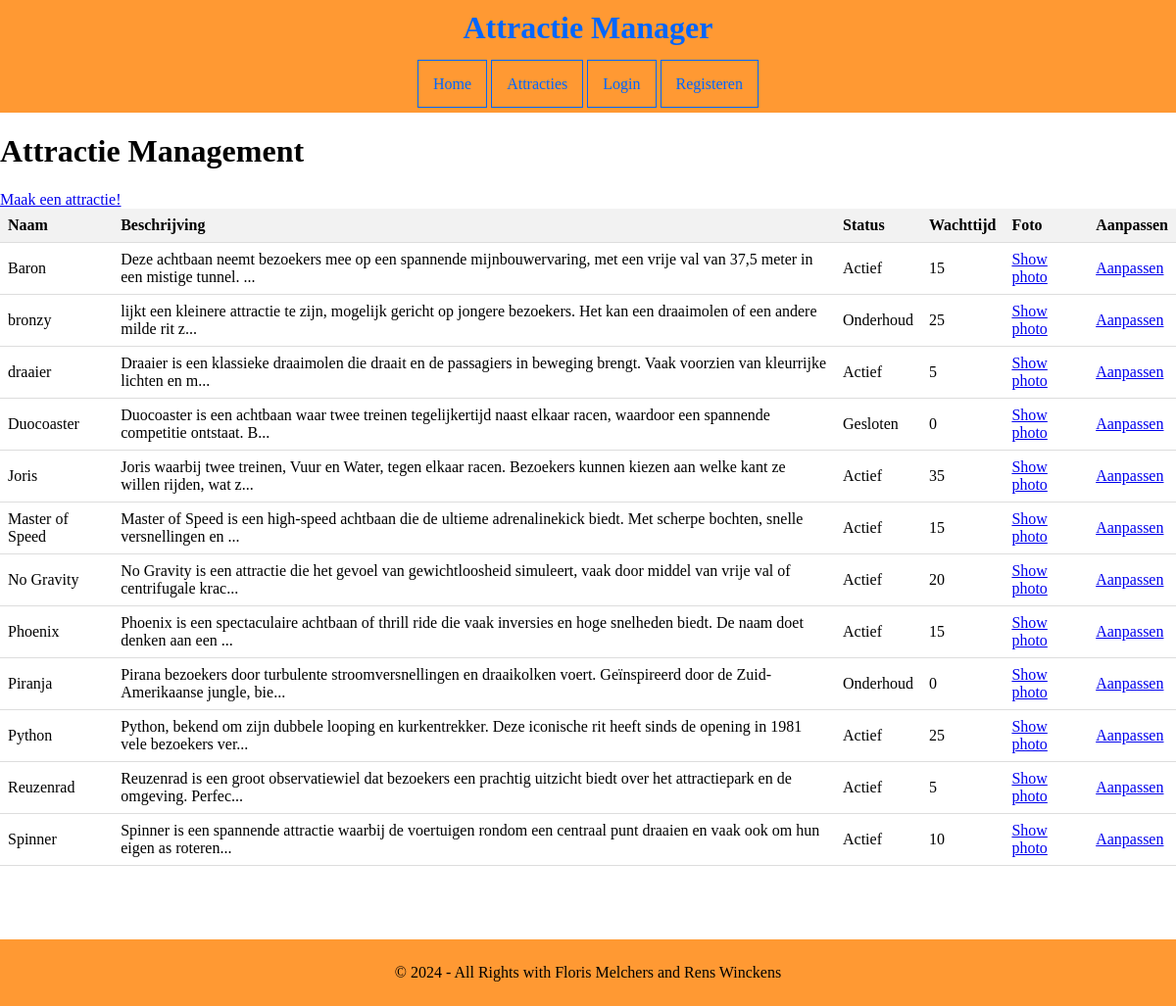
The app's page /adminpanel.php with its own data.
### tables this page shows
CREATE TABLE `attracties` (
  `id` int NOT NULL,
  `naam` varchar(255) NOT NULL,
  `beschrijving` text NOT NULL,
  `status` varchar(255) DEFAULT NULL,
  `wachttijd` int DEFAULT NULL,
  `foto` varchar(255) DEFAULT NULL
);

### adminpanel.php (the view, shortened to what this page needs)
<?php
include 'imports/head.php';
?>
<body>
    <?php require_once 'imports/header.php'; ?>
    <div class="container">
        <h1>Attractie Management</h1>
        <a href="Attractiescreate.php">Maak een attractie!</a>
        <?php
        require_once 'backend/config/conn.php';
        $query = "SELECT * FROM attracties";
        $statement = $conn->prepare($query);
        $statement->execute();
        $Achtbaan = $statement->fetchAll(PDO::FETCH_ASSOC);
        ?>
        <table>
            <tr>
                <th>Naam</th>
                <th>Beschrijving</th>
                <th>Status</th>
                <th>Wachttijd</th>
                <th>Foto</th>
                <th>Aanpassen</th>
            </tr>
            <?php foreach($Achtbaan as $Achtbaan): ?>
                <tr>
                    <td><?php echo $Achtbaan['naam']; ?></td>
                    <td><?php echo substr($Achtbaan['beschrijving'], 0, 125) ."..."; ?></td>
                    <td><?php echo substr($Achtbaan['status'], 0, 75); ?></td>
                    <td><?php echo $Achtbaan['wachttijd']; ?></td>
                    <td>
                        <span class="photo-toggle">
                            <a href="#" onclick="togglePhoto(this); return false;">Show photo</a>
                        </span>
                    </td>
                    <td>
                        <a href="AttractiesEdit.php?id=<?php echo $Achtbaan['id']; ?>">Aanpassen</a>
                    </td>
            <?php endforeach; ?>
        </table>
    </div>
<?php
include 'imports/footer.php';
?>
</body>
</html>

### imports/head.php (shortened to what this page needs)
<!DOCTYPE html>
<html lang="en">
<head>
    <link rel="stylesheet" href="assets/css/style.css">
</head>

### imports/header.php
<header>
<h1>Attractie Manager</h1>
<nav>
    <a href="index.php" class="nav-item">Home</a>
    <a href="attracties.php">Attracties</a>
    <?php if (isset($_SESSION['user_id'])): ?>
                <a href="logout.php" class="nav-item">Logout</a>
                <a href="adminpanel.php">AdminPanel</a>
            <?php else: ?>
                <a href="login.php" class="nav-item">Login</a>
                <a href="register.php" class="nav-item">Registeren</a>
            <?php endif; ?>
</header>

### imports/footer.php
<footer>
    <div class="container">
        <p>&copy; 2024 - All Rights with Floris Melchers and Rens Winckens</p>
    </div>
</footer>

### assets/css/style.css (style rules this page uses)
body { margin: 0; padding: 0; }
table { width: 100%; border-collapse: collapse; }
th, td { padding: 8px; text-align: left; border-bottom: 1px solid #ddd; }
th { background-color: #f2f2f2; }
header { background-color: #ff9933; }
header h1 { margin: 0; padding: 10px; color: #0066ff; text-align: center; }
nav { text-align: center; padding: 20px; }
nav a { text-decoration: none; color: #0066ff; padding: 15px; border: 1px solid #0066ff; }
footer { background-color: #ff9933; text-align: center; padding: 10px; margin-top: 75px; }
.index-container h1, h4, p { text-align: center; width: 40%; margin: 15px auto; }

### records on screen
attracties: naam "Baron", beschrijving "Deze achtbaan neemt bezoekers mee op een spannende mijnbouwervaring, met een vrije val van 37,5 meter in een mistige tunnel.", status "Actief", wachttijd "15"
attracties: naam "bronzy", beschrijving "lijkt een kleinere attractie te zijn, mogelijk gericht op jongere bezoekers. Het kan een draaimolen of een andere milde rit z", status "Onderhoud", wachttijd "25"
attracties: naam "draaier", beschrijving "Draaier is een klassieke draaimolen die draait en de passagiers in beweging brengt. Vaak voorzien van kleurrijke lichten en m", status "Actief", wachttijd "5"
attracties: naam "Duocoaster", beschrijving "Duocoaster is een achtbaan waar twee treinen tegelijkertijd naast elkaar racen, waardoor een spannende competitie ontstaat. B", status "Gesloten", wachttijd "0"
attracties: naam "Joris", beschrijving "Joris waarbij twee treinen, Vuur en Water, tegen elkaar racen. Bezoekers kunnen kiezen aan welke kant ze willen rijden, wat z", status "Actief", wachttijd "35"
attracties: naam "Master of Speed", beschrijving "Master of Speed is een high-speed achtbaan die de ultieme adrenalinekick biedt. Met scherpe bochten, snelle versnellingen en", status "Actief", wachttijd "15"
attracties: naam "No Gravity", beschrijving "No Gravity is een attractie die het gevoel van gewichtloosheid simuleert, vaak door middel van vrije val of centrifugale krac", status "Actief", wachttijd "20"
attracties: naam "Phoenix", beschrijving "Phoenix is een spectaculaire achtbaan of thrill ride die vaak inversies en hoge snelheden biedt. De naam doet denken aan een", status "Actief", wachttijd "15"
attracties: naam "Piranja", beschrijving "Pirana bezoekers door turbulente stroomversnellingen en draaikolken voert. Geïnspireerd door de Zuid-Amerikaanse jungle, bie", status "Onderhoud", wachttijd "0"
attracties: naam "Python", beschrijving "Python, bekend om zijn dubbele looping en kurkentrekker. Deze iconische rit heeft sinds de opening in 1981 vele bezoekers ver", status "Actief", wachttijd "25"
attracties: naam "Reuzenrad", beschrijving "Reuzenrad is een groot observatiewiel dat bezoekers een prachtig uitzicht biedt over het attractiepark en de omgeving. Perfec", status "Actief", wachttijd "5"
attracties: naam "Spinner", beschrijving "Spinner is een spannende attractie waarbij de voertuigen rondom een centraal punt draaien en vaak ook om hun eigen as roteren", status "Actief", wachttijd "10"
